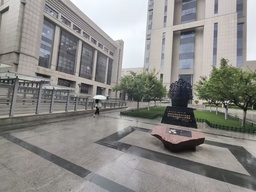
#> input picture final_lab2_Panoramic_synthesis/1.jpg, 256 x 192 px, shrunk from 1280 x 960 before the run
$ jupyter execute --allow-errors pro2.ipynb
#> lines starting #> are read from the running program, lines starting #| are printed output that depends on the picture
[cell 1]
import cv2
import numpy as np
import matplotlib.pyplot as plt

[cell 2]
def estimate_homography_ransac(points1, points2, ransac_threshold=3.0, ransac_iterations=1000):
    assert points1.shape == points2.shape, "Input point sets must have the same shape."

    # 将点坐标转换为二维数组
    points1 = points1.reshape(-1, 2)
    points2 = points2.reshape(-1, 2)

    # 使用 RANSAC 算法估计单应矩阵
    homography, mask = cv2.findHomography(points1, points2, cv2.RANSAC, ransac_threshold, maxIters=ransac_iterations)

    return homography, mask

[cell 3]
def rtl(img1, img2):
    img1_gray = cv2.cvtColor(img1, cv2.COLOR_BGR2GRAY)
    img2_gray = cv2.cvtColor(img2, cv2.COLOR_BGR2GRAY)

    #提取sift特征点
    sift = cv2.SIFT_create()
    keypoints1, descriptors1 = sift.detectAndCompute(img1_gray, None)
    keypoints2, descriptors2 = sift.detectAndCompute(img2_gray, None)
    flann = cv2.FlannBasedMatcher()
    matches = flann.knnMatch(descriptors1, descriptors2, k=2)
    good_matches = []
    for m, n in matches:
        if m.distance < 0.5 * n.distance:
            good_matches.append(m)

    match_img = cv2.drawMatches(img1, keypoints1, img2, keypoints2, good_matches, None, flags=cv2.DrawMatchesFlags_NOT_DRAW_SINGLE_POINTS)

    # 显示匹配结果
    plt.imshow(cv2.cvtColor(match_img, cv2.COLOR_BGR2RGB))
    plt.axis('off')
    plt.show()
    points1 = np.float32([keypoints1[m.queryIdx].pt for m in good_matches]).reshape(-1, 1, 2)
    points2 = np.float32([keypoints2[m.trainIdx].pt for m in good_matches]).reshape(-1, 1, 2)
    homography, mask = estimate_homography_ransac(points2, points1)

    print("Estimated Homography:")
    print(homography)


    height1, width1 = img1.shape[:2]
    height2, width2 = img2.shape[:2]
    # 使用单应矩阵计算变换后的图像尺寸
    corners1 = np.float32([[0, 0], [0, height1], [width1, height1], [width1, 0]]).reshape(-1,1,2)
    corners2 = np.float32([[0, 0], [0, height2], [width2, height2], [width2, 0]]).reshape(-1,1,2)
    corners2_ = cv2.perspectiveTransform(corners2, homography)

    corners = np.concatenate((corners1,corners2_), axis=0)
    [x_min, y_min] = np.int32(corners.min(axis=0).ravel() )
    [x_max, y_max] = np.int32(corners.max(axis=0).ravel())
    new_width = x_max - x_min
    new_height = y_max - y_min
    Ht = np.array([[1, 0, -x_min], [0, 1, -y_min], [0, 0, 1]])
    new_img = cv2.warpPerspective(img2, Ht.dot(homography), (new_width, new_height))
    for u in range(height1):
        for v in range(width1):
            if img1[u, v][0] != 0 or img1[u, v][1] != 0 or img1[u, v][2] != 0:
                new_img[u + -y_min, v + -x_min] = img1[u, v]

    return new_img

[cell 4]
def ltr(img1, img2):
    img1_gray = cv2.cvtColor(img1, cv2.COLOR_BGR2GRAY)
    img2_gray = cv2.cvtColor(img2, cv2.COLOR_BGR2GRAY)

    #提取sift特征点
    sift = cv2.SIFT_create()
    keypoints1, descriptors1 = sift.detectAndCompute(img1_gray, None)
    keypoints2, descriptors2 = sift.detectAndCompute(img2_gray, None)
    flann = cv2.FlannBasedMatcher()
    matches = flann.knnMatch(descriptors1, descriptors2, k=2)
    good_matches = []
    for m, n in matches:
        if m.distance < 0.5 * n.distance:
            good_matches.append(m)

    match_img = cv2.drawMatches(img1, keypoints1, img2, keypoints2, good_matches, None, flags=cv2.DrawMatchesFlags_NOT_DRAW_SINGLE_POINTS)

    # 显示匹配结果
    plt.imshow(cv2.cvtColor(match_img, cv2.COLOR_BGR2RGB))
    plt.axis('off')
    plt.show()
    points1 = np.float32([keypoints1[m.queryIdx].pt for m in good_matches]).reshape(-1, 1, 2)
    points2 = np.float32([keypoints2[m.trainIdx].pt for m in good_matches]).reshape(-1, 1, 2)
    homography, mask = estimate_homography_ransac(points1, points2)

    print("Estimated Homography:")
    print(homography)

    height1, width1 = img1.shape[:2]
    height2, width2 = img2.shape[:2]
    # 使用单应矩阵计算变换后的图像尺寸
    corners1 = np.float32([[0, 0], [0, height1], [width1, height1], [width1, 0]]).reshape(-1,1,2)
    corners1_ = cv2.perspectiveTransform(corners1, homography)
    corners2 = np.float32([[0, 0], [0, height2], [width2, height2], [width2, 0]]).reshape(-1,1,2)

    corners = np.concatenate((corners1_,corners2), axis=0)
    [x_min, y_min] = np.int32(corners.min(axis=0).ravel() )
    [x_max, y_max] = np.int32(corners.max(axis=0).ravel() )
    new_width = x_max - x_min
    new_height = y_max - y_min

    Ht = np.array([[1, 0, -x_min], [0, 1, -y_min], [0, 0, 1]])
    new_img = cv2.warpPerspective(img1, Ht.dot(homography), (new_width, new_height))

    for u in range(height2):
        for v in range(width2):
            if img2[u, v][0] != 0 or img2[u, v][1] != 0 or img2[u, v][2] != 0:
                new_img[u + -y_min, v + -x_min] = img2[u, v]

    return new_img

[cell 5]
img1_path = "1.jpg"
img2_path = "2.jpg"
img3_path = "3.jpg"
img4_path = "4.jpg"
img5_path = "5.jpg"

img1 = cv2.imread(img1_path)
#> img1 is the input picture: shape (192, 256, 3); mean B, G, R 135.9, 138.7, 139.9
img2 = cv2.imread(img2_path)
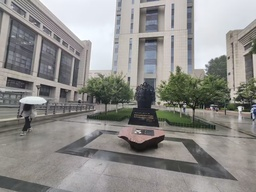
#> input picture final_lab2_Panoramic_synthesis/2.jpg, 256 x 192 px, shrunk from 1280 x 960 before the run
#> img2 is the input picture: shape (192, 256, 3); mean B, G, R 138.5, 140.8, 142
img3 = cv2.imread(img3_path)
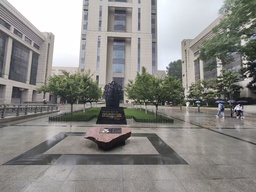
#> input picture final_lab2_Panoramic_synthesis/3.jpg, 256 x 192 px, shrunk from 1280 x 960 before the run
#> img3 is the input picture: shape (192, 256, 3); mean B, G, R 135.2, 138.4, 139.5
img4 = cv2.imread(img4_path)
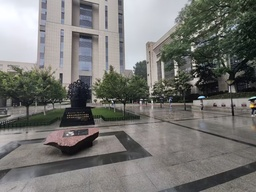
#> input picture final_lab2_Panoramic_synthesis/4.jpg, 256 x 192 px, shrunk from 1280 x 960 before the run
#> img4 is the input picture: shape (192, 256, 3); mean B, G, R 113.8, 116.9, 117.4
img5 = cv2.imread(img5_path)
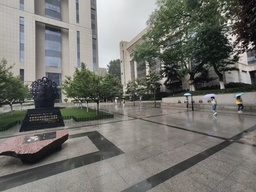
#> input picture final_lab2_Panoramic_synthesis/5.jpg, 256 x 192 px, shrunk from 1280 x 960 before the run
#> img5 is the input picture: shape (192, 256, 3); mean B, G, R 110.5, 115.4, 115.9

img23 = ltr(img2, img3)
#> in ltr, `keypoints1, descriptors1 = sift.detectAndCompute(img1_gray, None)`: keypoints1 = 464 keypoints; strongest (x, y, size): (240, 108, 2.7), (28, 107, 5.7), (25, 100, 5.4), (34, 99, 8.8)
#> in ltr, `keypoints2, descriptors2 = sift.detectAndCompute(img2_gray, None)`: keypoints2 = 420 keypoints; strongest (x, y, size): (237, 108, 3.4), (187, 104, 2.2), (243, 43, 4), (245, 62, 2.3)
#> in ltr, `matches = flann.knnMatch(descriptors1, descriptors2, k=2)`: matches = 464 matches
#> after the loop in ltr, `for m, n in matches:`: good_matches = 122 matches
#> in ltr, `points1 = np.float32([keypoints1[m.queryIdx].pt for m in good_matches]..`: points1 = 122 rows, first 8: [34.73, 73.7], [39.1, 39.11], [59.41, 51.21], [60.4, 115.6], [62.19, 90.2], [62.19, 90.2], [66.51, 111.6], [67.32, 49.52]
#> in ltr, `points2 = np.float32([keypoints2[m.trainIdx].pt for m in good_matches]..`: points2 = 122 rows, first 8: [6.14, 76.18], [30.76, 52.98], [30.76, 52.98], [12.31, 119.5], [15.17, 89.21], [15.17, 89.21], [21.2, 114.2], [21.79, 40.25]
#> in estimate_homography_ransac, `points1 = points1.reshape(-1, 2)`: points1 = 122 pairs, first value 34.73 to 240.7, second value 13.32 to 164.5
#> in estimate_homography_ransac, `points2 = points2.reshape(-1, 2)`: points2 = 122 pairs, first value 6.14 to 191.5, second value 9.5 to 162.9
#> in estimate_homography_ransac, `homography, mask = cv2.findHomography(points1, points2, cv2.RANSAC, ra..`: homography = [[1.76, 0.00585, -91.33], [0.272, 1.44, -40.28], [0.00303, 8.02e-05, 1]]; mask = 122 values, max 1 at index 3, min 0 at index 0, mean 0.967
#| [[ 1.75753088e+00  5.84919009e-03 -9.13349796e+01]
#|  [ 2.72231218e-01  1.43868680e+00 -4.02775716e+01]
#|  [ 3.03324021e-03  8.02499741e-05  1.00000000e+00]]
#> in ltr, `corners1_ = cv2.perspectiveTransform(corners1, homography)`: corners1_ = [[-91.33, -40.28], [-88.84, 232.4], [200.7, 170.6], [201.9, 16.56]]
#> in ltr, `corners = np.concatenate((corners1_,corners2), axis=0)`: corners = [[-91.33, -40.28], [-88.84, 232.4], [200.7, 170.6], [201.9, 16.56], [0, 0], [0, 192], [256, 192], [256, 0]]
#> in ltr, `[x_min, y_min] = np.int32(corners.min(axis=0).ravel() )`: x_min = -91; y_min = -40
#> in ltr, `[x_max, y_max] = np.int32(corners.max(axis=0).ravel() )`: x_max = 256; y_max = 232
#> in ltr, `new_width = x_max - x_min`: new_width = 347
#> in ltr, `new_height = y_max - y_min`: new_height = 272
#> in ltr, `Ht = np.array([[1, 0, -x_min], [0, 1, -y_min], [0, 0, 1]])`: Ht = [[1, 0, 91], [0, 1, 40], [0, 0, 1]]
#> after the loop in ltr, `for u in range(height2):`:
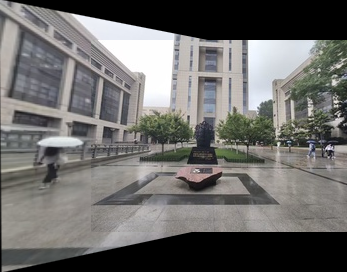
#> new_img: shape (272, 347, 3); mean B, G, R 106.1, 107.9, 108.9
cv2.imwrite('img23.jpg', img23)
img234 = rtl(img23, img4)
#> in rtl, `keypoints1, descriptors1 = sift.detectAndCompute(img1_gray, None)`: keypoints1 = 621 keypoints; strongest (x, y, size): (328, 148, 3.4), (270, 64, 43.1), (278, 144, 2.2), (250, 42, 3.4)
#> in rtl, `keypoints2, descriptors2 = sift.detectAndCompute(img2_gray, None)`: keypoints2 = 466 keypoints; strongest (x, y, size): (192, 49, 2.9), (195, 35, 2.2), (225, 64, 1.8), (61, 75, 2.2)
#> in rtl, `matches = flann.knnMatch(descriptors1, descriptors2, k=2)`: matches = 621 matches
#> after the loop in rtl, `for m, n in matches:`: good_matches = 112 matches
#> in rtl, `points1 = np.float32([keypoints1[m.queryIdx].pt for m in good_matches]..`: points1 = 112 rows, first 8: [156.9, 113.3], [158.8, 126.8], [160.3, 145.3], [162.5, 117.3], [162.8, 121.3], [163.1, 117.3], [164.8, 166.8], [168.4, 146.7]
#> in rtl, `points2 = np.float32([keypoints2[m.trainIdx].pt for m in good_matches]..`: points2 = 112 rows, first 8: [18.45, 70.12], [21, 85.46], [24.54, 108], [26.12, 74.37], [26.58, 79.43], [26.12, 74.37], [31.17, 132.9], [35.01, 109.2]
#> in rtl, `homography, mask = estimate_homography_ransac(points2, points1)`: homography = [[0.397, 0.000597, 144.6], [-0.22, 0.812, 57.33], [-0.00177, 3.65e-05, 1]]; mask = 112 values from 1 to 1
#| [[ 3.97418285e-01  5.97061738e-04  1.44611455e+02]
#|  [-2.19726189e-01  8.12221758e-01  5.73313669e+01]
#|  [-1.76618309e-03  3.65188637e-05  1.00000000e+00]]
#> in rtl, `corners2_ = cv2.perspectiveTransform(corners2, homography)`: corners2_ = [[144.6, 57.33], [143.7, 211.8], [444.2, 283], [449.7, 1.97]]
#> in rtl, `corners = np.concatenate((corners1,corners2_), axis=0)`: corners = [[0, 0], [0, 272], [347, 272], [347, 0], [144.6, 57.33], [143.7, 211.8], [444.2, 283], [449.7, 1.97]]
#> in rtl, `[x_min, y_min] = np.int32(corners.min(axis=0).ravel() )`: x_min = 0
#> in rtl, `[x_max, y_max] = np.int32(corners.max(axis=0).ravel())`: x_max = 449; y_max = 283
#> in rtl, `new_width = x_max - x_min`: new_width = 449
#> in rtl, `new_height = y_max - y_min`: new_height = 283
#> in rtl, `Ht = np.array([[1, 0, -x_min], [0, 1, -y_min], [0, 0, 1]])`: Ht = [[1, 0, 0], [0, 1, 0], [0, 0, 1]]
cv2.imwrite('img234.jpg',img234)
img1234 = ltr(img1, img234)
#> in ltr (call 2), `keypoints1, descriptors1 = sift.detectAndCompute(img1_gray, None)`: keypoints1 = 475 keypoints; strongest (x, y, size): (161, 75, 2), (100, 91, 4.9), (7, 9, 3.1), (38, 74, 2.9)
#> in ltr (call 2), `keypoints2, descriptors2 = sift.detectAndCompute(img2_gray, None)`: keypoints2 = 938 keypoints; strongest (x, y, size): (328, 148, 3.4), (276, 58, 43.4), (348, 141, 1.9), (278, 144, 2.2)
#> in ltr (call 2), `matches = flann.knnMatch(descriptors1, descriptors2, k=2)`: matches = 475 matches
#> after the loop in ltr (call 2), `for m, n in matches:`: good_matches = 57 matches
#> in ltr (call 2), `match_img = cv2.drawMatches(img1, keypoints1, img2, keypoints2, good_m..`:
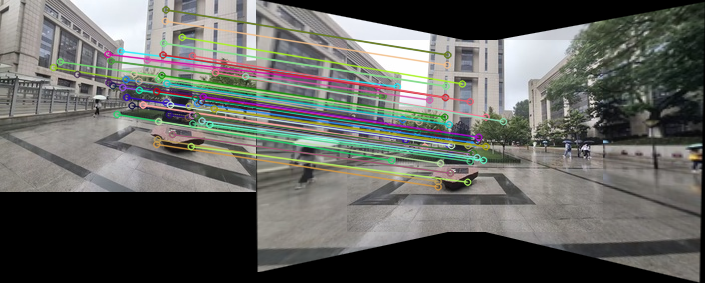
#> match_img: shape (283, 705, 3); mean B, G, R 95.5, 99.6, 98.7
#> in ltr (call 2), `points1 = np.float32([keypoints1[m.queryIdx].pt for m in good_matches]..`: points1 = 57 rows, first 8: [53.03, 67.06], [59.87, 61.3], [76.85, 73.93], [107.4, 53.91], [108.5, 82.42], [110.6, 60.63], [110.6, 60.63], [112.4, 85.3]
#> in ltr (call 2), `points2 = np.float32([keypoints2[m.trainIdx].pt for m in good_matches]..`: points2 = 57 rows, first 8: [97.14, 116.2], [74.29, 101.1], [97.14, 116.2], [122, 86.28], [123.8, 121.1], [126.5, 95.92], [126.5, 95.92], [129.1, 125.6]
#> in ltr (call 2), `homography, mask = estimate_homography_ransac(points1, points2)`: homography = [[4.45, -0.0942, -218.4], [1.34, 2.54, -100.3], [0.0103, -0.000329, 1]]; mask = 57 values from 0 to 1
#| [[ 4.45416020e+00 -9.41716825e-02 -2.18364488e+02]
#|  [ 1.34486712e+00  2.53755940e+00 -1.00345135e+02]
#|  [ 1.02655122e-02 -3.28532789e-04  1.00000000e+00]]
#> in ltr (call 2), `corners1_ = cv2.perspectiveTransform(corners1, homography)`: corners1_ = [[-218.4, -100.3], [-252.4, 412.9], [253.5, 205.1], [254.1, 67.24]]
#> in ltr (call 2), `corners = np.concatenate((corners1_,corners2), axis=0)`: corners = [[-218.4, -100.3], [-252.4, 412.9], [253.5, 205.1], [254.1, 67.24], [0, 0], [0, 283], [449, 283], [449, 0]]
#> in ltr (call 2), `[x_min, y_min] = np.int32(corners.min(axis=0).ravel() )`: x_min = -252; y_min = -100
#> in ltr (call 2), `[x_max, y_max] = np.int32(corners.max(axis=0).ravel() )`: x_max = 449; y_max = 412
#> in ltr (call 2), `new_width = x_max - x_min`: new_width = 701
#> in ltr (call 2), `new_height = y_max - y_min`: new_height = 512
#> in ltr (call 2), `Ht = np.array([[1, 0, -x_min], [0, 1, -y_min], [0, 0, 1]])`: Ht = [[1, 0, 252], [0, 1, 100], [0, 0, 1]]
#> after the loop in ltr (call 2), `for u in range(height2):`:
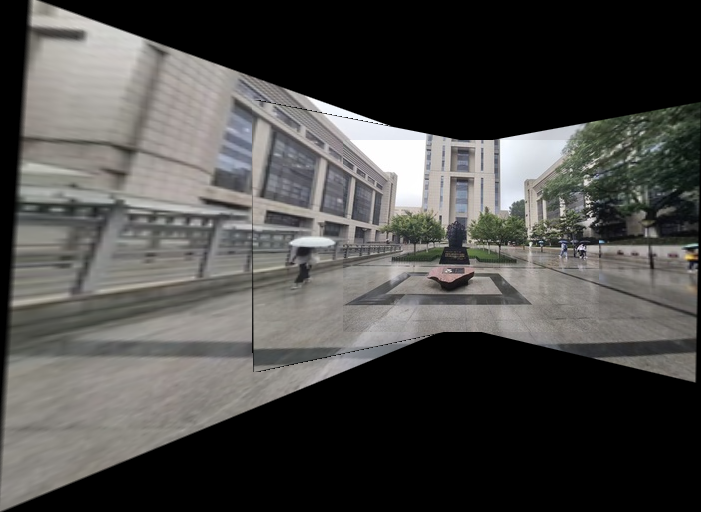
#> new_img: shape (512, 701, 3); mean B, G, R 72.9, 74.9, 75.8
cv2.imwrite('img1234.jpg',img1234)
img12345 = rtl(img1234, img5)
#> in rtl (call 2), `keypoints1, descriptors1 = sift.detectAndCompute(img1_gray, None)`: keypoints1 = 1142 keypoints; strongest (x, y, size): (402, 159, 49.3), (580, 248, 3.4), (527, 160, 46.6), (600, 241, 1.9)
#> in rtl (call 2), `keypoints2, descriptors2 = sift.detectAndCompute(img2_gray, None)`: keypoints2 = 457 keypoints; strongest (x, y, size): (250, 46, 3.4), (213, 97, 1.9), (229, 21, 2.2), (222, 87, 2.7)
#> in rtl (call 2), `matches = flann.knnMatch(descriptors1, descriptors2, k=2)`: matches = 1142 matches
#> after the loop in rtl (call 2), `for m, n in matches:`: good_matches = 58 matches
#> in rtl (call 2), `match_img = cv2.drawMatches(img1, keypoints1, img2, keypoints2, good_m..`:
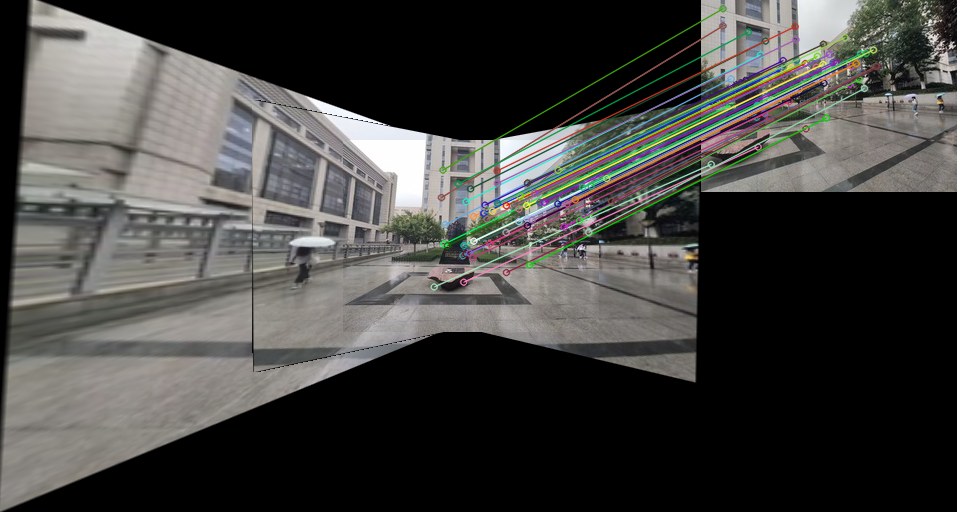
#> match_img: shape (512, 957, 3); mean B, G, R 65.3, 67.6, 68.1
#> in rtl (call 2), `points1 = np.float32([keypoints1[m.queryIdx].pt for m in good_matches]..`: points1 = 58 rows, first 8: [433.7, 286.4], [441, 197], [441, 197], [442.5, 169.6], [443.6, 243.7], [444.7, 224.2], [447, 245.2], [457.9, 183.5]
#> in rtl (call 2), `points2 = np.float32([keypoints2[m.trainIdx].pt for m in good_matches]..`: points2 = 58 rows, first 8: [9.73, 163.9], [21.42, 25.41], [21.42, 25.41], [21.53, 8.23], [28.5, 104.9], [29.56, 78.4], [32.86, 106.8], [47.01, 31.48]
#> in rtl (call 2), `homography, mask = estimate_homography_ransac(points2, points1)`: homography = [[-0.691, 0.00411, 429.1], [-0.649, 0.731, 166.5], [-0.00285, 2.95e-05, 1]]; mask = 58 values, max 1 at index 0, min 0 at index 1, mean 0.948
#| [[-6.90660137e-01  4.11417540e-03  4.29095258e+02]
#|  [-6.48830779e-01  7.30515873e-01  1.66535942e+02]
#|  [-2.84512456e-03  2.94834119e-05  1.00000000e+00]]
#> in rtl (call 2), `corners2_ = cv2.perspectiveTransform(corners2, homography)`: corners2_ = [[429.1, 166.5], [427.5, 305.1], [912.6, 507.4], [928.7, 1.6]]
#> in rtl (call 2), `corners = np.concatenate((corners1,corners2_), axis=0)`: corners = [[0, 0], [0, 512], [701, 512], [701, 0], [429.1, 166.5], [427.5, 305.1], [912.6, 507.4], [928.7, 1.6]]
#> in rtl (call 2), `[x_max, y_max] = np.int32(corners.max(axis=0).ravel())`: x_max = 928; y_max = 512
#> in rtl (call 2), `new_width = x_max - x_min`: new_width = 928
#> in rtl (call 2), `new_height = y_max - y_min`: new_height = 512
#> after the loop in rtl (call 2), `for u in range(height1):`:
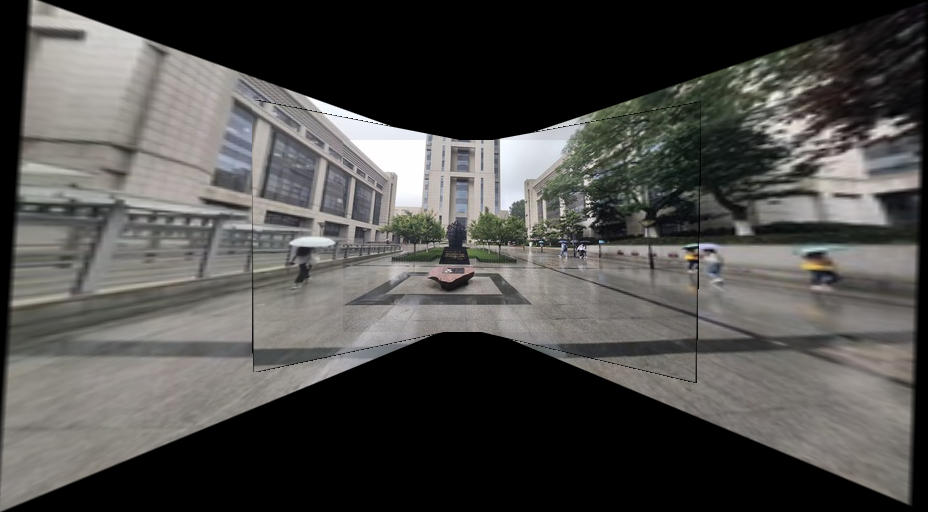
#> new_img: shape (512, 928, 3); mean B, G, R 74.2, 76.6, 77.6
cv2.imwrite('img12345.jpg',img12345)
#> Out = True

[cell 6]
img6_path = "6.jpg"
img7_path = "7.jpg"
img8_path = "8.jpg"
img9_path = "9.jpg"
img0_path = "0.jpg"
img6 = cv2.imread(img6_path)
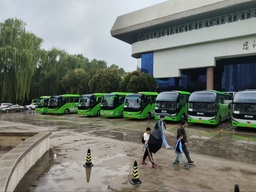
#> input picture final_lab2_Panoramic_synthesis/6.jpg, 256 x 192 px, shrunk from 1280 x 961 before the run
#> img6 is the input picture: shape (192, 256, 3); mean B, G, R 113.4, 121.5, 116.9
img7 = cv2.imread(img7_path)
img8 = cv2.imread(img8_path)
img9 = cv2.imread(img9_path)
img0 = cv2.imread(img0_path)
#> (the rest of this cell did not finish here and is left out)
